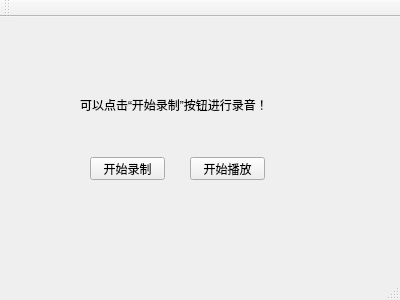
<?xml version="1.0" encoding="UTF-8"?>
<ui version="4.0">
 <class>MainWindow</class>
 <widget class="QMainWindow" name="MainWindow">
  <property name="geometry">
   <rect>
    <x>0</x>
    <y>0</y>
    <width>400</width>
    <height>300</height>
   </rect>
  </property>
  <property name="windowTitle">
   <string>MainWindow</string>
  </property>
  <widget class="QWidget" name="centralWidget">
   <widget class="QLabel" name="label">
    <property name="geometry">
     <rect>
      <x>80</x>
      <y>80</y>
      <width>211</width>
      <height>16</height>
     </rect>
    </property>
    <property name="text">
     <string>可以点击“开始录制”按钮进行录音！</string>
    </property>
   </widget>
   <widget class="QPushButton" name="pushButton">
    <property name="geometry">
     <rect>
      <x>90</x>
      <y>140</y>
      <width>75</width>
      <height>23</height>
     </rect>
    </property>
    <property name="text">
     <string>开始录制</string>
    </property>
   </widget>
   <widget class="QPushButton" name="pushButton_2">
    <property name="geometry">
     <rect>
      <x>190</x>
      <y>140</y>
      <width>75</width>
      <height>23</height>
     </rect>
    </property>
    <property name="text">
     <string>开始播放</string>
    </property>
   </widget>
  </widget>
  <widget class="QMenuBar" name="menuBar">
   <property name="geometry">
    <rect>
     <x>0</x>
     <y>0</y>
     <width>400</width>
     <height>19</height>
    </rect>
   </property>
  </widget>
  <widget class="QToolBar" name="mainToolBar">
   <attribute name="toolBarArea">
    <enum>TopToolBarArea</enum>
   </attribute>
   <attribute name="toolBarBreak">
    <bool>false</bool>
   </attribute>
  </widget>
  <widget class="QStatusBar" name="statusBar"/>
 </widget>
 <layoutdefault spacing="6" margin="11"/>
 <resources/>
 <connections/>
</ui>
